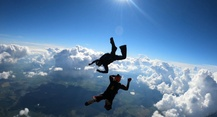
#> input picture lab3/clouds.jpg, 217 x 117 px, shrunk from 2287 x 1231 before the run
$ python CustomFilters.py
#> lines starting #> are read from the running program, lines starting #| are printed output that depends on the picture
### term/ImageFilters.py
import cv2
import numpy as np
from matplotlib import pyplot as plt


class ImageFilters:

    def __init__(self):
        self.no_image_error_message = 'No image'

    @staticmethod
    def get_image(image_path):
#> called with image_path = 'clouds.jpg'
        image = cv2.imread(image_path)
#> image is the input picture: shape (117, 217, 3); mean B, G, R 162.8, 125.9, 90.8
        image_tuned = cv2.cvtColor(image, cv2.COLOR_BGR2RGB)
        return image_tuned

    @staticmethod
    def show_image(image, image_explanation_text):
        plt.figure(figsize=(15, 10))
        plt.imshow(image, cmap="gray")
        plt.title(image_explanation_text)
        plt.axis("off")
        plt.show()

    # [137 lines left out: functions colored_to_monochrome, apply_gaussian_blur, add_gaussian_noise, add_salt_pepper_noise, apply_median_blur, apply_sharpening and 6 more, not called in this run]


# [41 lines that do not run on import are left out]

### lab3/CustomFilters.py
import numpy as np

from term.ImageFilters import ImageFilters


class CustomFiltering:

    def __init__(self):
        self.no_image_error_message = 'No image'
        self.please_wait_message = 'It takes a while for the image to render. \n\tPlease wait...'

    def apply_filter_diagonal_from_top(self, image, filter_function):
        if image is None:
            print(self.no_image_error_message)
            return None

        height, width, channels = image.shape
#> height = 117; width = 217; channels = 3
        new_image = image.copy()

        for y in range(height):
            for x in range(width):
                factor = abs(x / width - y / height)
                new_image[y, x] = filter_function(image[y, x], factor)
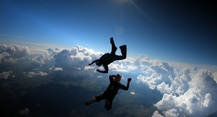
#> new_image: shape (117, 217, 3); mean R, G, B 66.8, 90.1, 114.4
#> the loop in apply_filter_from_center, `for y in range(height):` made 117 passes
#> after the loop in apply_filter_from_center, `for y in range(height):`:
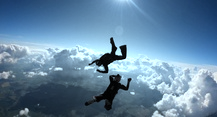
#> new_image: shape (117, 217, 3); mean R, G, B 100.9, 134.5, 161.8

        return new_image

    def apply_filter_diagonal_from_bottom(self, image, filter_function):
        if image is None:
            print(self.no_image_error_message)
            return None

        height, width, channels = image.shape
        new_image = image.copy()

        for y in range(height):
            for x in range(width):
                factor = abs(x / width - (height - y) / height)
                new_image[y, x] = filter_function(image[y, x], factor)
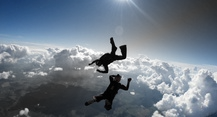
#> new_image: shape (117, 217, 3); mean R, G, B 109.7, 121.1, 133.4
#> after the loop in apply_filter_from_center (call 2), `for y in range(height):`:
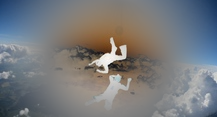
#> new_image: shape (117, 217, 3); mean R, G, B 120.1, 121.7, 124.2

        return new_image

    def apply_filter_to_center(self, image, filter_function):
        if image is None:
            print(self.no_image_error_message)
            return None

        height, width, channels = image.shape
        center_x, center_y = width // 2, height // 2
        max_distance = np.sqrt(center_x ** 2 + center_y ** 2)
        new_image = image.copy()

        for y in range(height):
            for x in range(width):
                distance = np.sqrt((x - center_x) ** 2 + (y - center_y) ** 2)
                factor = 1 - (distance / max_distance)
                new_image[y, x] = filter_function(image[y, x], factor)
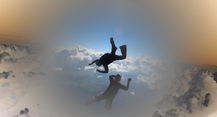
#> new_image: shape (117, 217, 3); mean R, G, B 133.9, 132.3, 129.8

        return new_image

    def apply_filter_from_center(self, image, filter_function):
        if image is None:
            print(self.no_image_error_message)
            return None

        height, width, channels = image.shape
        center_x, center_y = width // 2, height // 2
        max_distance = np.sqrt(center_x ** 2 + center_y ** 2)
        new_image = image.copy()

        for y in range(height):
            for x in range(width):
                distance = np.sqrt((x - center_x) ** 2 + (y - center_y) ** 2)
                factor = distance / max_distance
                new_image[y, x] = filter_function(image[y, x], factor)

        return new_image

    @staticmethod
    def brightness_gradient(pixel, factor):
        return np.clip(pixel * (1 - factor), 0, 255).astype(np.uint8)

    @staticmethod
    def sepia_gradient(pixel, factor):
        sepia_filter = np.array([[0.272, 0.534, 0.131],
                                 [0.349, 0.686, 0.168],
                                 [0.393, 0.769, 0.189]])
        sepia_pixel = np.dot(sepia_filter, pixel)
        blended_pixel = sepia_pixel * (1 - factor) + pixel * factor
        return np.clip(blended_pixel, 0, 255).astype(np.uint8)

    @staticmethod
    def monochrome_gradient(pixel, factor):
        gray_value = np.dot(pixel, [0.299, 0.587, 0.114])
        blended_pixel = gray_value * (1 - factor) + pixel * factor
        return np.clip(blended_pixel, 0, 255).astype(np.uint8)

    @staticmethod
    def inverted_gradient(pixel, factor):
        inverted_pixel = 255 - pixel
        blended_pixel = inverted_pixel * (1 - factor) + pixel * factor
        return np.clip(blended_pixel, 0, 255).astype(np.uint8)


if __name__ == '__main__':
    custom_filtering = CustomFiltering()
    image_filters = ImageFilters()

    clouds = image_filters.get_image('clouds.jpg')
    image_filters.show_image(clouds, 'Original image')
    print(custom_filtering.please_wait_message)

    diagonal_filtered = custom_filtering.apply_filter_diagonal_from_top(clouds, custom_filtering.brightness_gradient)
    image_filters.show_image(diagonal_filtered, 'Brightness Gradient Diagonal, top left -> bottom right')
    print(custom_filtering.please_wait_message)

    center_filtered = custom_filtering.apply_filter_from_center(clouds, custom_filtering.sepia_gradient)
    image_filters.show_image(center_filtered, 'Sepia Gradient from Center')
    print(custom_filtering.please_wait_message)

    diagonal_filtered = custom_filtering.apply_filter_diagonal_from_bottom(clouds, custom_filtering.monochrome_gradient)
    image_filters.show_image(diagonal_filtered, 'Monochrome Gradient Diagonal, bottom left -> top right')
    print(custom_filtering.please_wait_message)

    center_filtered = custom_filtering.apply_filter_from_center(clouds, custom_filtering.inverted_gradient)
    image_filters.show_image(center_filtered, 'Inverted Gradient from Center')
    print(custom_filtering.please_wait_message)

    center_filtered = custom_filtering.apply_filter_to_center(clouds, custom_filtering.inverted_gradient)
    image_filters.show_image(center_filtered, 'Inverted Gradient to Center')
